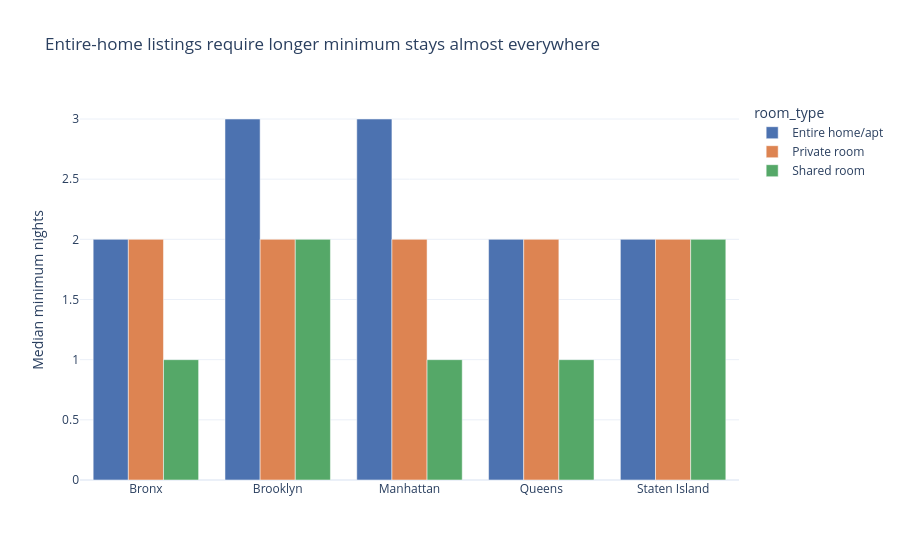

Notebook source saved alongside this figure:
### Markdown cell above
## Q5. Does the minimum-nights requirement differ by room type and borough (a proxy for long-term vs. tourist rentals)?

**Why analytical:** conditions a numeric variable (minimum nights) on two categoricals at once (room type x borough).

### Code cell
m = listings[listings.minimum_nights <= 30]  # trim extreme outliers for readability
agg = m.groupby(['neighbourhood_group','room_type'], observed=True)['minimum_nights'].median().reset_index()

fig = px.bar(agg, x='neighbourhood_group', y='minimum_nights', color='room_type', barmode='group',
             color_discrete_map=PALETTE,
             title='Entire-home listings require longer minimum stays almost everywhere',
             labels={'minimum_nights': 'Median minimum nights', 'neighbourhood_group': ''})
fig.show()

### Figure 1 — Plotly figure (JSON) as saved in the notebook; plotly's stock layout.template omitted (floating-point values rounded to 4 significant figures)
{"data": [{"alignmentgroup": "True", "hovertemplate": "room_type=Entire home/apt<br>=%{x}<br>Median minimum nights=%{y}<extra></extra>", "legendgroup": "Entire home/apt", "marker": {"color": "#4C72B0", "pattern": {"shape": ""}}, "name": "Entire home/apt", "offsetgroup": "Entire home/apt", "orientation": "v", "showlegend": true, "textposition": "auto", "type": "bar", "x": ["Bronx", "Brooklyn", "Manhattan", "Queens", "Staten Island"], "xaxis": "x", "y": [2.0, 3.0, 3.0, 2.0, 2.0], "yaxis": "y"}, {"alignmentgroup": "True", "hovertemplate": "room_type=Private room<br>=%{x}<br>Median minimum nights=%{y}<extra></extra>", "legendgroup": "Private room", "marker": {"color": "#DD8452", "pattern": {"shape": ""}}, "name": "Private room", "offsetgroup": "Private room", "orientation": "v", "showlegend": true, "textposition": "auto", "type": "bar", "x": ["Bronx", "Brooklyn", "Manhattan", "Queens", "Staten Island"], "xaxis": "x", "y": [2.0, 2.0, 2.0, 2.0, 2.0], "yaxis": "y"}, {"alignmentgroup": "True", "hovertemplate": "room_type=Shared room<br>=%{x}<br>Median minimum nights=%{y}<extra></extra>", "legendgroup": "Shared room", "marker": {"color": "#55A868", "pattern": {"shape": ""}}, "name": "Shared room", "offsetgroup": "Shared room", "orientation": "v", "showlegend": true, "textposition": "auto", "type": "bar", "x": ["Bronx", "Brooklyn", "Manhattan", "Queens", "Staten Island"], "xaxis": "x", "y": [1.0, 2.0, 1.0, 1.0, 2.0], "yaxis": "y"}], "layout": {"barmode": "group", "legend": {"title": {"text": "room_type"}, "tracegroupgap": 0}, "title": {"text": "Entire-home listings require longer minimum stays almost everywhere"}, "xaxis": {"anchor": "y", "domain": [0, 1], "title": {"text": ""}}, "yaxis": {"anchor": "x", "domain": [0, 1], "title": {"text": "Median minimum nights"}}}}
